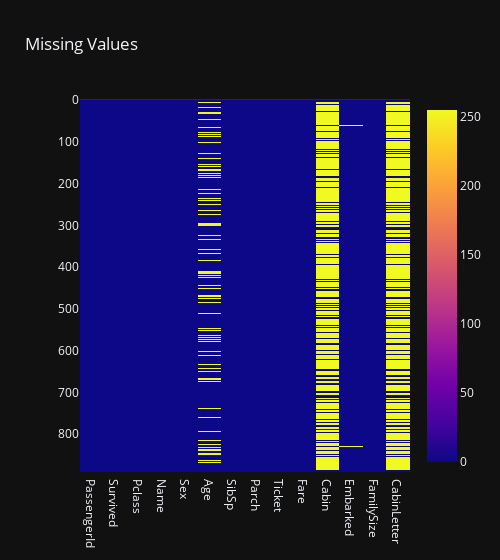

This figure's notebook cell:
### Markdown cell above
### Goal : Analyze the missing values in the dataset

### Code cell
def missing_values(df):
    missingInfo = pd.DataFrame(df.dtypes, columns=["dtypes"])
    missingInfo["missing"] = df.isnull().sum()
    missingInfo["% missing"] = round((df.isnull().sum() / len(df)) * 100, 2)
    missingInfo = missingInfo.sort_values(by="% missing", ascending=False)
    fig_missing = px.imshow(df.isnull(), width=500, title="Missing Values")
    fig_missing.show()
    return missingInfo
missing_values(df)

### Figure 1 — Plotly figure (JSON) as saved in the notebook; plotly's stock layout.template omitted (floating-point values rounded to 4 significant figures; data arrays with more than 128 entries replaced by an {"elided": "..."} marker saying what was removed)
{"data": [{"coloraxis": "coloraxis", "hovertemplate": "x: %{x}<br>y: %{y}<br>color: %{z}<extra></extra>", "name": "0", "type": "heatmap", "x": ["PassengerId", "Survived", "Pclass", "Name", "Sex", "Age", "SibSp", "Parch", "Ticket", "Fare", "Cabin", "Embarked", "FamilySize", "CabinLetter"], "xaxis": "x", "y": {"elided": "891 int values"}, "yaxis": "y", "z": {"elided": "891x14 int values"}}], "layout": {"coloraxis": {"colorscale": [[0, "#0d0887"], [0.1111, "#46039f"], [0.2222, "#7201a8"], [0.3333, "#9c179e"], [0.4444, "#bd3786"], [0.5556, "#d8576b"], [0.6667, "#ed7953"], [0.7778, "#fb9f3a"], [0.8889, "#fdca26"], [1, "#f0f921"]]}, "title": {"text": "Missing Values"}, "width": 500, "xaxis": {"anchor": "y", "constrain": "domain", "domain": [0, 1], "scaleanchor": "y"}, "yaxis": {"anchor": "x", "autorange": "reversed", "constrain": "domain", "domain": [0, 1]}}}
